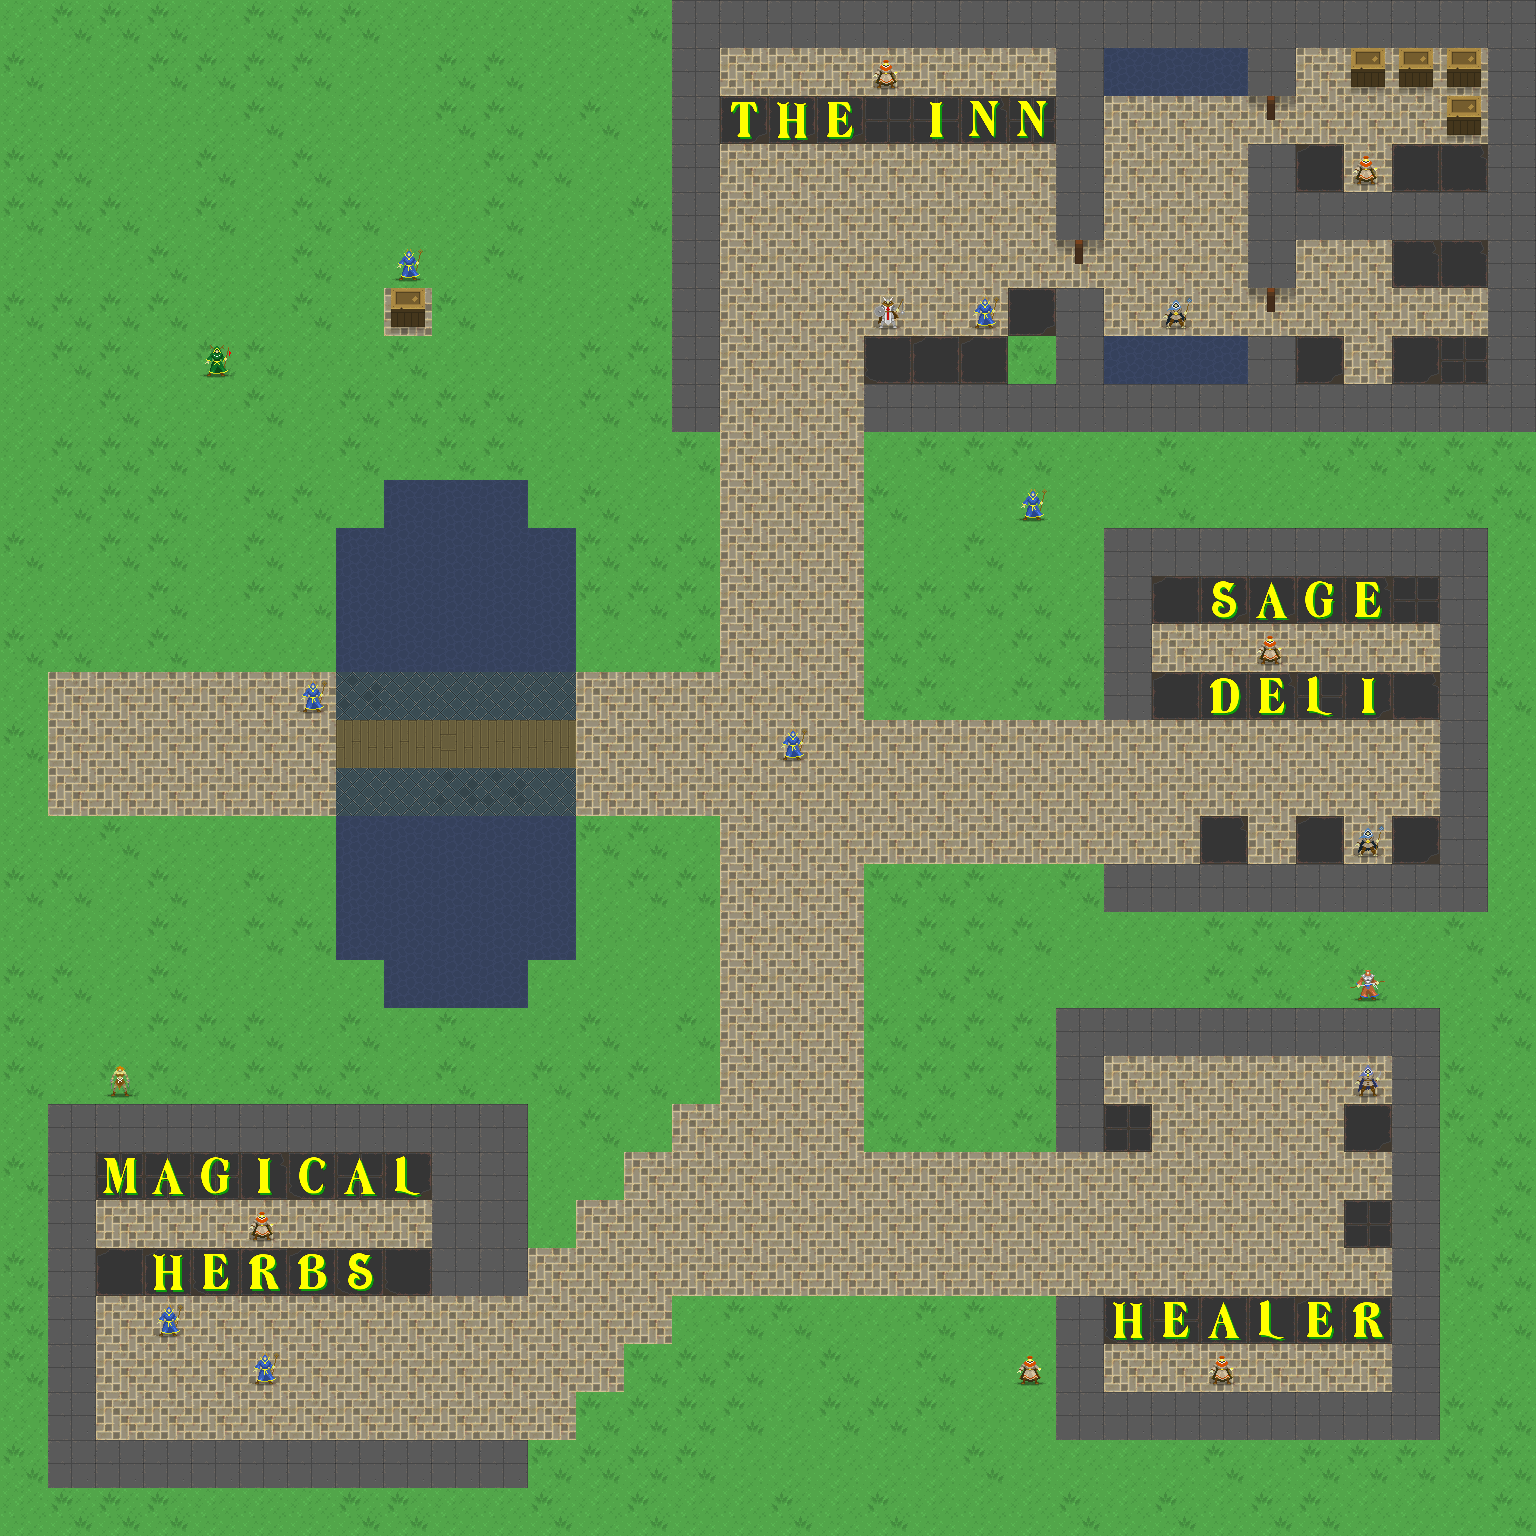

Below is a game level as drawn by its tile map, then a one-line description and the .tmx that defines it (tile-layer data replaced by summaries):
An orthogonal 32x32 tile map with 48x48 px tiles, 10 tile layers (floor, floor 2, creature, water_edges, ...), 2 tilesets and 22 objects (16x FRIENDLY, 2x MERCHANT, TEMPLE, INNKEEPER, portal).

<map version="1.0" tiledversion="1.1.5" orientation="orthogonal" renderorder="right-down" width="32" height="32" tilewidth="48" tileheight="48" infinite="0" nextobjectid="1">
 <properties>
  <property name="startX" value="1" />
  <property name="startY" value="15" />
 </properties>
 <tileset firstgid="1" name="terrain" tilewidth="48" tileheight="48" tilecount="760" columns="20">
  <image source="uf_terrain.png" width="960" height="1824" />
  <tile id="115">
   <animation>
    <frame tileid="115" duration="500" />
    <frame tileid="116" duration="500" />
    <frame tileid="117" duration="500" />
    <frame tileid="118" duration="500" />
   </animation>
  </tile>
  <tile id="135">
   <animation>
    <frame tileid="135" duration="500" />
    <frame tileid="136" duration="500" />
    <frame tileid="137" duration="500" />
    <frame tileid="138" duration="500" />
   </animation>
  </tile>
  <tile id="155">
   <animation>
    <frame tileid="155" duration="500" />
    <frame tileid="156" duration="500" />
    <frame tileid="157" duration="500" />
    <frame tileid="158" duration="500" />
   </animation>
  </tile>
  <tile id="175">
   <animation>
    <frame tileid="175" duration="500" />
    <frame tileid="176" duration="500" />
    <frame tileid="177" duration="500" />
    <frame tileid="178" duration="500" />
   </animation>
  </tile>
  <tile id="195">
   <animation>
    <frame tileid="195" duration="300" />
    <frame tileid="196" duration="300" />
    <frame tileid="197" duration="300" />
    <frame tileid="198" duration="300" />
   </animation>
  </tile>
  <tile id="215">
   <animation>
    <frame tileid="215" duration="500" />
    <frame tileid="216" duration="500" />
    <frame tileid="217" duration="500" />
    <frame tileid="218" duration="500" />
   </animation>
  </tile>
  <tile id="644">
   <animation>
    <frame tileid="644" duration="200" />
    <frame tileid="645" duration="200" />
   </animation>
  </tile>
  <tile id="664">
   <animation>
    <frame tileid="664" duration="200" />
    <frame tileid="665" duration="200" />
   </animation>
  </tile>
  <tile id="672">
   <animation>
    <frame tileid="672" duration="750" />
    <frame tileid="673" duration="750" />
   </animation>
  </tile>
  <tile id="674">
   <animation>
    <frame tileid="674" duration="750" />
    <frame tileid="675" duration="750" />
   </animation>
  </tile>
 </tileset>
 <tileset firstgid="761" name="heroes" tilewidth="48" tileheight="48" tilecount="560" columns="40">
  <image source="uf_heroes.png" width="1920" height="672" />
 </tileset>
 <layer name="floor" width="32" height="32">
  <data>[1024 cells, 781 non-empty, 9 distinct tile ids]</data>
 </layer>
 <layer name="floor 2" width="32" height="32">
  <data>[1024 cells, 40 non-empty, 1 distinct tile ids]</data>
 </layer>
 <layer name="creature" width="32" height="32">
  <data>[1024 cells, 20 non-empty, 8 distinct tile ids]</data>
 </layer>
 <layer name="water_edges" width="32" height="32">
  <data>[1024 cells, 0 non-empty, 0 distinct tile ids]</data>
 </layer>
 <layer name="shadows" width="32" height="32">
  <data>[1024 cells, 0 non-empty, 0 distinct tile ids]</data>
 </layer>
 <layer name="walls" width="32" height="32">
  <data>[1024 cells, 203 non-empty, 7 distinct tile ids]</data>
 </layer>
 <layer name="props" width="32" height="32">
  <data>[1024 cells, 39 non-empty, 16 distinct tile ids]</data>
 </layer>
 <layer name="door" width="32" height="32">
  <data>[1024 cells, 3 non-empty, 1 distinct tile ids]</data>
 </layer>
 <layer name="torches" width="32" height="32">
  <data>[1024 cells, 0 non-empty, 0 distinct tile ids]</data>
 </layer>
 <layer name="webs" width="32" height="32">
  <data>[1024 cells, 0 non-empty, 0 distinct tile ids]</data>
 </layer>
 <objectgroup name="people">
  <object id="12" name="Tyrone" type="FRIENDLY" x="768" y="720" width="48" height="48">
   <properties>
    <property name="movement" value="WANDER" />
    <property name="tileType" value="mage" />
   </properties>
  </object>
  <object id="13" name="William" type="FRIENDLY" x="1344" y="816" width="48" height="48">
   <properties>
    <property name="movement" value="FIXED" />
    <property name="tileType" value="child" />
   </properties>
  </object>
  <object id="14" name="Dekker" type="FRIENDLY" x="192" y="336" width="48" height="48">
   <properties>
    <property name="movement" value="WANDER" />
    <property name="tileType" value="jester" />
   </properties>
  </object>
  <object id="15" name="Calabrini" type="FRIENDLY" x="288" y="672" width="48" height="48">
   <properties>
    <property name="movement" value="FIXED" />
    <property name="tileType" value="mage" />
   </properties>
  </object>
  <object id="16" name="Inoo" type="FRIENDLY" x="1008" y="1344" width="48" height="48">
   <properties>
    <property name="movement" value="FIXED" />
    <property name="tileType" value="villager" />
   </properties>
  </object>
  <object id="17" name="Daranor" type="FRIENDLY" x="96" y="1056" width="48" height="48">
   <properties>
    <property name="movement" value="FIXED" />
    <property name="tileType" value="beggar" />
   </properties>
  </object>
  <object id="18" name="Cosima" type="FRIENDLY" x="1008" y="480" width="48" height="48">
   <properties>
    <property name="movement" value="FIXED" />
    <property name="tileType" value="mage" />
   </properties>
  </object>
  <object id="19" name="Browning" type="FRIENDLY" x="144" y="1296" width="48" height="48">
   <properties>
    <property name="movement" value="FIXED" />
    <property name="tileType" value="mage" />
   </properties>
  </object>
  <object id="20" name="Shakespeare" type="FRIENDLY" x="240" y="1344" width="48" height="48">
   <properties>
    <property name="movement" value="WANDER" />
    <property name="tileType" value="mage" />
   </properties>
  </object>
  <object id="21" name="Shazom" type="FRIENDLY" x="1344" y="1056" width="48" height="48">
   <properties>
    <property name="movement" value="FIXED" />
    <property name="tileType" value="corpse" />
   </properties>
  </object>
  <object id="22" name="Patric the Humble Shepherd" type="FRIENDLY" x="1344" y="960" width="48" height="48">
   <properties>
    <property name="movement" value="FIXED" />
    <property name="tileType" value="shepherd" />
   </properties>
  </object>
  <object id="23" name="Long John Leary" type="MERCHANT" x="240" y="1200" width="48" height="48">
   <properties>
    <property name="inventoryType" value="null" />
    <property name="movement" value="WANDER" />
    <property name="tileType" value="villager" />
    <property name="vendorName" value="The Guild Shop" />
   </properties>
  </object>
  <object id="24" name="Margot" type="TEMPLE" x="1200" y="1344" width="48" height="48">
   <properties>
    <property name="inventoryType" value="REAGENT" />
    <property name="movement" value="FOLLOW_AVATAR" />
    <property name="tileType" value="villager" />
    <property name="vendorName" value="Magical Herbs" />
   </properties>
  </object>
  <object id="25" name="Tymus" type="MERCHANT" x="1248" y="624" width="48" height="48">
   <properties>
    <property name="inventoryType" value="INN" />
    <property name="movement" value="FOLLOW_AVATAR" />
    <property name="tileType" value="villager" />
    <property name="vendorName" value="The Sleep Shop" />
   </properties>
  </object>
  <object id="26" name="Christen" type="FRIENDLY" x="1152" y="288" width="48" height="48">
   <properties>
    <property name="movement" value="WANDER" />
    <property name="tileType" value="child" />
   </properties>
  </object>
  </objectgroup>
 <objectgroup name="portals">
  <!-- 1 objects omitted --></objectgroup>
 <objectgroup name="rooms">
  <!-- 1 objects omitted --></objectgroup>
</map>
<!-- 7 of 22 objects omitted -->
